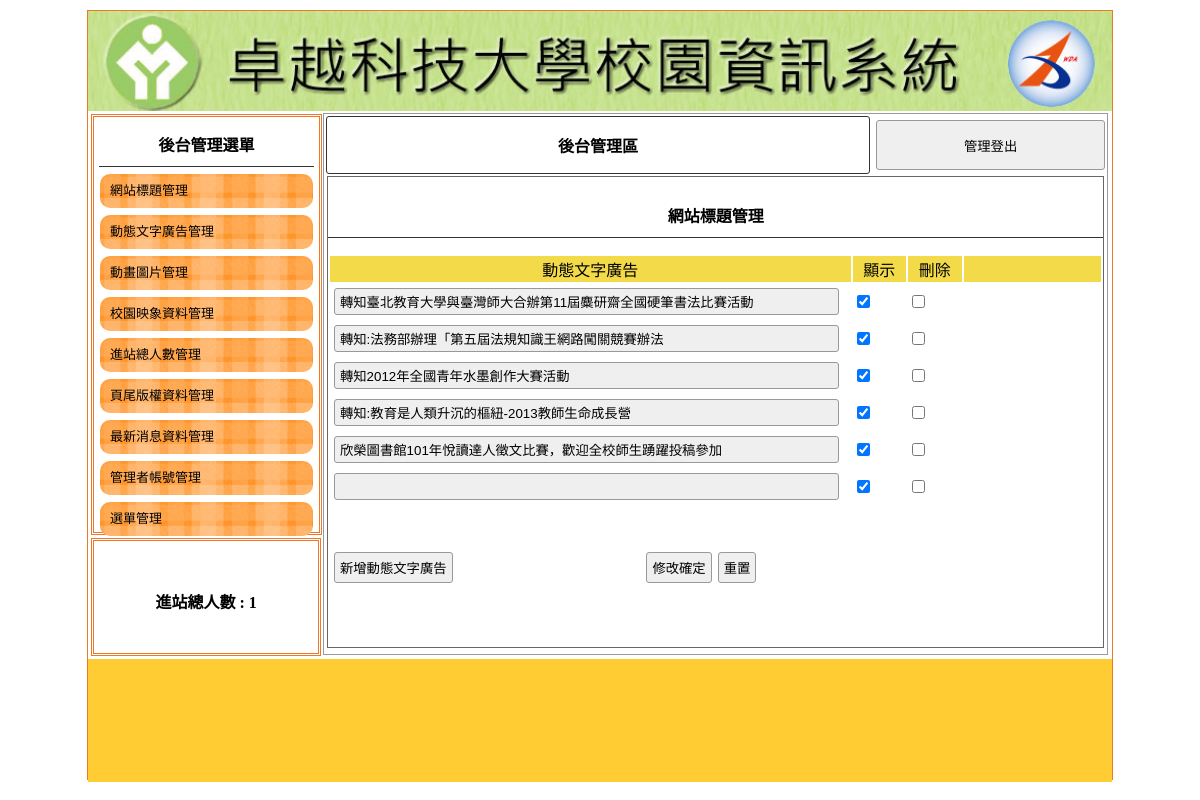
Screenshot of /backend.php?do=ad with the database file from the repository.
### tables this page shows
CREATE TABLE `title` (
  `id` int(10) UNSIGNED NOT NULL,
  `img` text NOT NULL,
  `text` text NOT NULL,
  `sh` int(1) NOT NULL
);

CREATE TABLE `ad` (
  `id` int(10) UNSIGNED NOT NULL,
  `text` text NOT NULL,
  `sh` int(1) NOT NULL DEFAULT 1
);

### base.php (called while the page is built, shortened)
<?php
include_once __DIR__ . "/controller/Title.php";
include_once __DIR__ . "/controller/Bottom.php";
include_once __DIR__ . "/controller/Ad.php";
$Title=new Title;

### controller/DB.php (called while the page is built, shortened)
<?php
class DB{
    protected $table;
    protected $pdo;
    protected $dsn="mysql:host=localhost; charset=utf8; dbname=db11";
    function __construct($table){
        $this->table=$table;
        $this->pdo=new PDO($this->dsn, 'root', '');
    }
    protected function a2s($array){
        foreach($array as $key=>$value){
            if($key!='id'){
                $tmp[]="`$key`='$value'";
            }
        }
        return $tmp;
    }
    protected function sql_one($sql, $arg){
        if(is_array($arg)){
            $tmp=$this->a2s($arg);
            $sql=$sql. " WHERE ".join(" && ",$tmp);
        }else{
            $sql=$sql. " WHERE `id`='$arg' ";
        }
        return $sql;
    }
    protected function sql_all($sql, ...$arg){
        return $sql;
    }
    function all(...$arg){
        $sql= " SELECT * FROM $this->table ";
        $sql= $this->sql_all($sql,...$arg);
        return $this->pdo->query($sql)->fetchAll(PDO::FETCH_ASSOC);
    }
    function find($arg){
        $sql= " SELECT * FROM $this->table ";
        $sql= $this->sql_one($sql,$arg);
        return $this->pdo->query($sql)->fetch(PDO::FETCH_ASSOC);
    }
    function save($arg){
        if(isset($arg['id'])){
            $tmp=$this->a2s($arg);
            $sql=" UPDATE $this->table SET ".join(",",$tmp);
            $sql= $sql." WHERE `id`= '{$arg['id']}' ";
        }else{
            $keys=join("`,`",array_keys($arg));
            $values=join("','",$arg);
            $sql="INSERT INTO $this->table (`".$keys."`) VALUES ('".$values."')";
        }
        return $this->pdo->exec($sql);
    }
    function view($path, $arg=[]){
        extract($arg);
        include($path);
    }
}
?>

### controller/Title.php (called while the page is built, shortened)
<?php
include_once "DB.php";
class Title extends DB{
    function show(){
        return $this->find(['sh'=>1]);
    }
}

### controller/Ad.php (called while the page is built, shortened)
<?php
include_once "DB.php";
class Ad extends DB{
    function backend(){
        $view=[
            'header'=>'動態文字廣告管理',
            'table'=>$this->table,
            'rows'=>$this->all(),
            'addBtn'=>'新增動態文字廣告',
            'modal'=>"./view/modal/ad.php"
        ];
        return $this->view('./view/backend/ad.php', $view);
    }
}

### view/backend/ad.php (the view, shortened to what this page needs)
<div style="width:99%; height:87%; margin:auto; overflow:auto; border:#666 1px solid;">
    <p class="t cent botli">網站標題管理</p>
    <form method="post" action="./api/update.php">
        <table width="100%">
            <tbody>
                <tr class="yel">
                    <td width="68%">動態文字廣告</td>
                    <td width="7%">顯示</td>
                    <td width="7%">刪除</td>
                    <td></td>
                </tr>
                <?php
                foreach($rows as $row){
                ?>
                <tr>
                    <td width="68%">
                        <input type="text" name="text[<?=$row['id'];?>]" value="<?=$row['text'];?>" style="width:95%">
                    </td>
                    <td>
                        <input type="checkbox" name="sh[<?=$row['id'];?>]" value="<?=$row['id'];?>" <?=($row['sh']==1)?'checked':'';?>>
                    </td>
                    <td>
                        <input type="checkbox" name="del[<?=$row['id'];?>]" value="<?=$row['id'];?>">
                    </td>
                </tr>
                <?php
                }
                ?>
            </tbody>
        </table>
        <table style="margin-top:40px; width:70%;">
            <tbody>
                <tr>
                    <td width="200px"><input type="button" onclick="op('#cover','#cvr','<?=$modal;?>')" value="<?=$addBtn;?>"></td>
                    <td class="cent"><input type="submit" value="修改確定"><input type="reset" value="重置"></td>
                </tr>
            </tbody>
        </table>
    </form>
</div>

### backend.php (shortened to what this page needs)
<?php include_once "base.php"; ?>
<!DOCTYPE html PUBLIC "-//W3C//DTD XHTML 1.0 Transitional//EN" "http://www.w3.org/TR/xhtml1/DTD/xhtml1-transitional.dtd">
<html xmlns="http://www.w3.org/1999/xhtml">
<head>
    <link href="./css/style.css" rel="stylesheet" type="text/css">
</head>
<body>
    <div id="main">
        <a title="<?= $Title->show()['text']; ?>" href="index.php">
            <div class="ti" style="background:url('./upload/<?= $Title->show()['img']; ?>'); background-size:cover;"></div>
        </a>
        <div id="ms">
            <div id="lf" style="float:left;">
                <div id="menuput" class="dbor">
                    <span class="t botli">後台管理選單</span>
                    <a style="color:#000; font-size:13px; text-decoration:none;" href="?do=title">
                        <div class="mainmu">
                            網站標題管理 </div>
                    </a>
                    <a style="color:#000; font-size:13px; text-decoration:none;" href="?do=ad">
                        <div class="mainmu">
                            動態文字廣告管理 </div>
                    </a>
                    <a style="color:#000; font-size:13px; text-decoration:none;" href="?do=mvim">
                        <div class="mainmu">
                            動畫圖片管理 </div>
                    </a>
                    <a style="color:#000; font-size:13px; text-decoration:none;" href="?do=image">
                        <div class="mainmu">
                            校園映象資料管理 </div>
                    </a>
                    <a style="color:#000; font-size:13px; text-decoration:none;" href="?do=total">
                        <div class="mainmu">
                            進站總人數管理 </div>
                    </a>
                    <a style="color:#000; font-size:13px; text-decoration:none;" href="?do=bottom">
                        <div class="mainmu">
                            頁尾版權資料管理 </div>
                    </a>
                    <a style="color:#000; font-size:13px; text-decoration:none;" href="?do=news">
                        <div class="mainmu">
                            最新消息資料管理 </div>
                    </a>
                    <a style="color:#000; font-size:13px; text-decoration:none;" href="?do=admin">
                        <div class="mainmu">
                            管理者帳號管理 </div>
                    </a>
                    <a style="color:#000; font-size:13px; text-decoration:none;" href="?do=menu">
                        <div class="mainmu">
                            選單管理 </div>
                    </a>
                </div>
                <div class="dbor" style="margin:3px; width:95%; height:20%; line-height:100px;">
                    <span class="t">進站總人數 :
                        1 </span>
                </div>
            </div>
            <div class="di" style="height:540px; border:#999 1px solid; width:76.5%; margin:2px 0px 0px 0px; float:left; position:relative; left:20px;">
                <table width="100%">
                    <tbody>
                        <tr>
                            <td style="width:70%;font-weight:800; border:#333 1px solid; border-radius:3px;" class="cent"><a href="?do=admin" style="color:#000; text-decoration:none;">後台管理區</a></td>
                            <td><button onclick="location.replace('index.php?do=login')" style="width:99%; margin-right:2px; height:50px;">管理登出</button></td>
                        </tr>
                    </tbody>
                </table>
                <?php
                $do = $_GET['do'] ?? 'title';
                $table = ucfirst($do);
                $$table->backend();
                ?>
            </div>
        </div>
        <div style="width:1024px; left:0px; position:relative; background:#FC3; margin-top:4px; height:123px; display:block;">
            <span class="t" style="line-height:123px;"></span>
        </div>
    </div>
</body>
</html>

### css/style.css (style rules this page uses)
body { padding:0px; margin:0px; }
#main { width:1024px; height:768px; margin:10px auto 10px auto; border:#EE7728 1px solid; position:relative; }
.ti { width:100%; height:100px; position:relative; background-size:cover; background-repeat:no-repeat; }
.dbor { border:#EE7728 double 3px; margin:1px; padding:2px 10px 2px 10px; }
.t { font-weight:800; display:block; text-align:center; padding:10px 1px 10px 1px; }
.botli { border-bottom:#333 1px solid; }
.mainmu { position:relative; border-radius:10px; background:url(../icon/menu.fw.png) center no-repeat; background-size:cover; line-height:30px; padding:2px 10px 2px 10px; margin:7px 1px 7px 1px; }
#lf { height:540px; width:21%; display:inline-block; }
#menuput { width:100%; height:75%; position:relative; padding:5px; display:block; margin: 3px; }
.di { display:inline-block; }
.cent { text-align:center; }
input,button { border:#999 1px solid; border-radius:3px; background:#EFEFEF; padding:5px; margin:3px; }
input[type=text],input[type=password] { width:150px; }
.yel td { background:#F3DA49; text-align:center; }

### rows the page displays
title: img (picture)
ad: text "轉知臺北教育大學與臺灣師大合辦第11屆麋研齋全國硬筆書法比賽活動", sh "☑"
ad: text "轉知:法務部辦理「第五屆法規知識王網路闖關競賽辦法", sh "☑"
ad: text "轉知2012年全國青年水墨創作大賽活動", sh "☑"
ad: text "轉知:教育是人類升沉的樞紐-2013教師生命成長營", sh "☑"
ad: text "欣榮圖書館101年悅讀達人徵文比賽，歡迎全校師生踴躍投稿參加", sh "☑"
ad: sh "☑"
